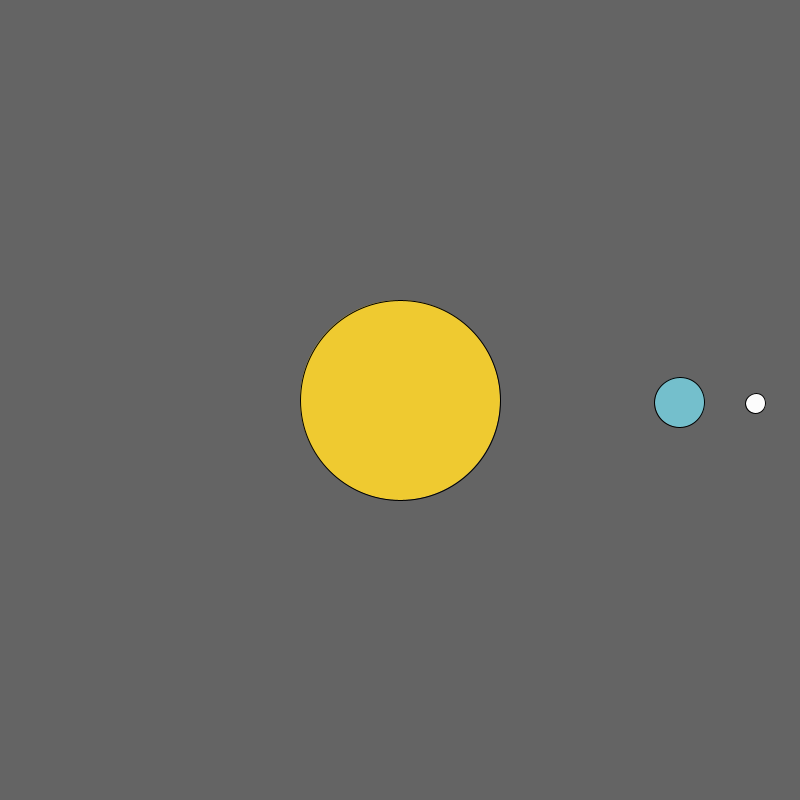
Frame 1 (no input)
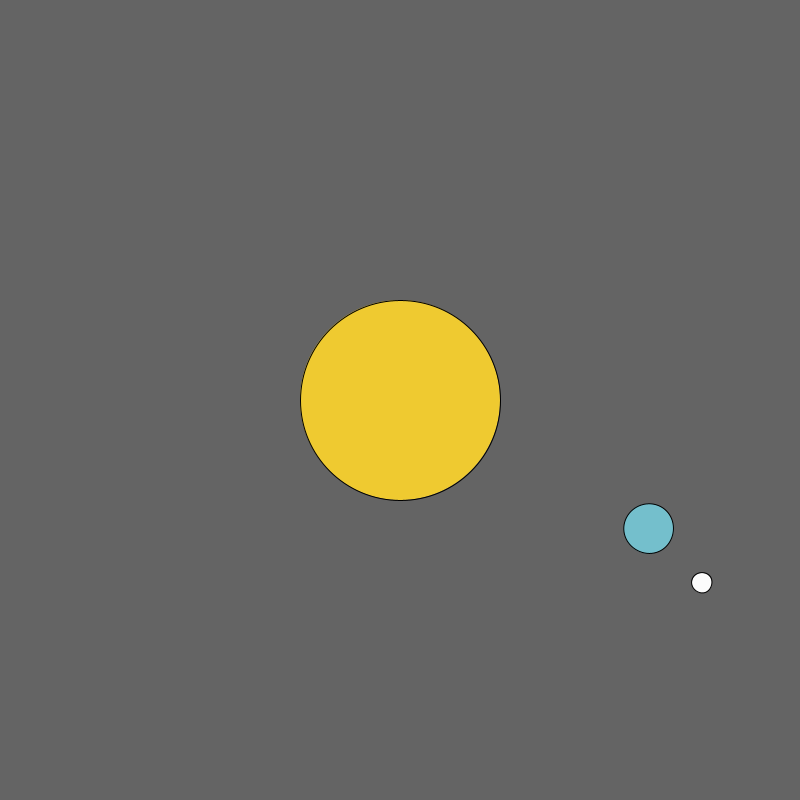
Frame 60 (the mouse pressed at the canvas centre just before this capture)
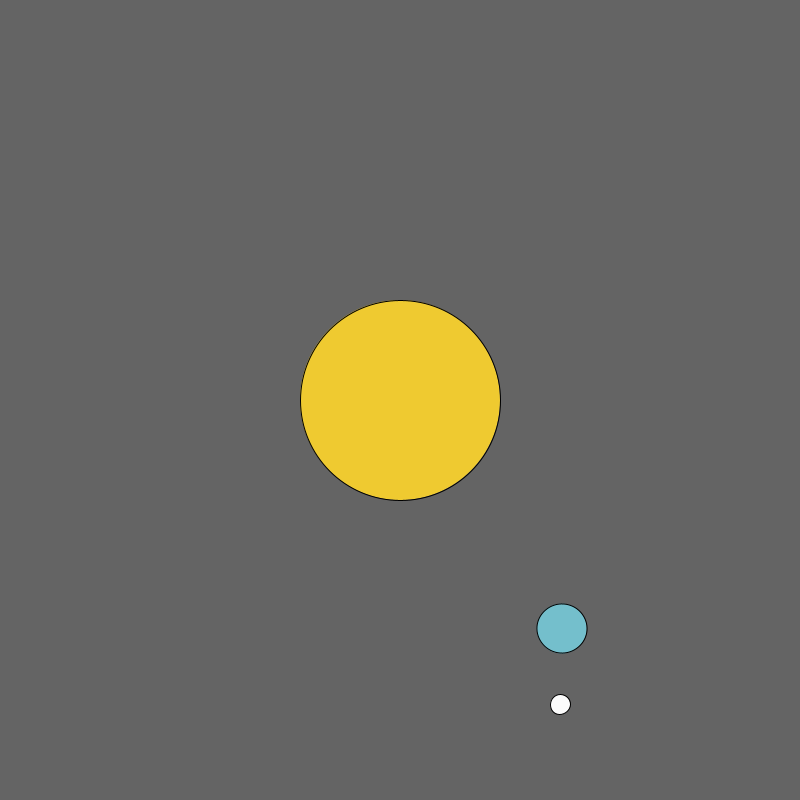
Frame 120 (the mouse held since frame 60 and released just before this capture)

The Processing sketch that drew these frames (run headless with seeded random() and noise(); from frame 60 on, the mouse is pressed at the canvas centre):

// Processing sketch: Sol_Terra_Lua
// ── Sol_Terra_Lua.pde
void setup() {
  size(800, 800);
  ellipseMode(CENTER);
}

void draw() {
  background(100);
  translate(width/2, height/2);
  
  pushMatrix();
  fill(242, 204, 47, 250);
  circle(0, 0, 200);
  
  popMatrix();
  
  pushMatrix();
  
  rotate(frameCount/(20*TWO_PI));
  translate(1.4*width/4, 0);
  fill(116, 193, 206, 250);
  circle(0, 0, 50);
  rotate(frameCount/(30*TWO_PI));
  
  pushMatrix();
  
  translate(0.38*width/4, 0);
  fill(255, 255, 255, 250);
  circle(0, 0, 20);
  
  popMatrix();
  
  popMatrix();
}
